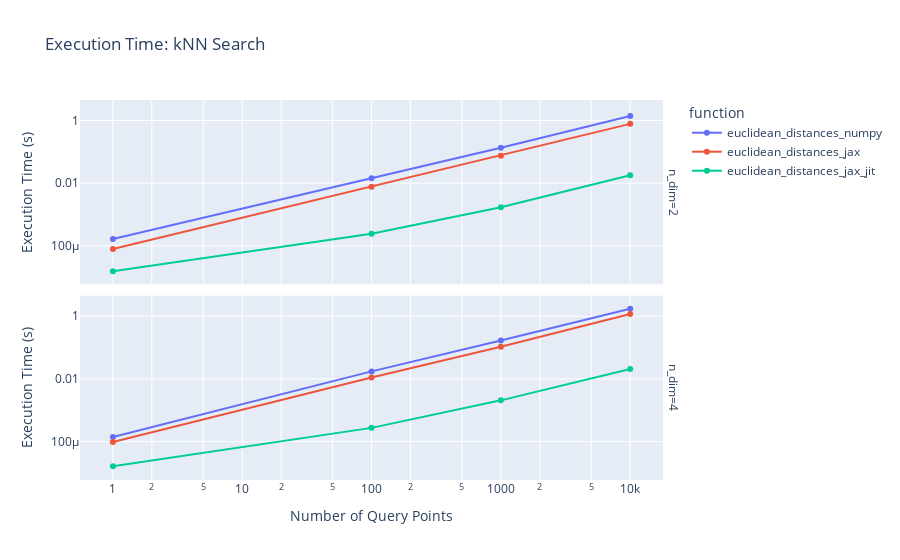

The code cell stored with this chart in its notebook:
### Code cell
px.line(
    euclidean_execution_times,
    x="n_query_points",
    y="execution_time",
    title="Execution Time: kNN Search",
    labels={"n_query_points": "Number of Query Points", "execution_time": "Execution Time (s)"},
    log_x=True,
    log_y=True,
    markers=True,
    color="function",
    facet_row="n_dim",
)

### Figure 1 — Plotly figure (JSON) as saved in the notebook; plotly's stock layout.template omitted (floating-point values rounded to 4 significant figures)
{"data": [{"hovertemplate": "function=euclidean_distances_numpy<br>n_dim=2<br>Number of Query Points=%{x}<br>Execution Time (s)=%{y}<extra></extra>", "legendgroup": "euclidean_distances_numpy", "line": {"color": "#636efa", "dash": "solid"}, "marker": {"symbol": "circle"}, "mode": "lines+markers", "name": "euclidean_distances_numpy", "orientation": "v", "showlegend": true, "type": "scatter", "x": [1, 100, 1000, 10000], "xaxis": "x2", "y": [0.0001656, 0.01428, 0.1344, 1.387], "yaxis": "y2"}, {"hovertemplate": "function=euclidean_distances_numpy<br>n_dim=4<br>Number of Query Points=%{x}<br>Execution Time (s)=%{y}<extra></extra>", "legendgroup": "euclidean_distances_numpy", "line": {"color": "#636efa", "dash": "solid"}, "marker": {"symbol": "circle"}, "mode": "lines+markers", "name": "euclidean_distances_numpy", "orientation": "v", "showlegend": false, "type": "scatter", "x": [1, 100, 1000, 10000], "xaxis": "x", "y": [0.0001401, 0.01737, 0.1689, 1.74], "yaxis": "y"}, {"hovertemplate": "function=euclidean_distances_jax<br>n_dim=2<br>Number of Query Points=%{x}<br>Execution Time (s)=%{y}<extra></extra>", "legendgroup": "euclidean_distances_jax", "line": {"color": "#EF553B", "dash": "solid"}, "marker": {"symbol": "circle"}, "mode": "lines+markers", "name": "euclidean_distances_jax", "orientation": "v", "showlegend": true, "type": "scatter", "x": [1, 100, 1000, 10000], "xaxis": "x2", "y": [7.959e-05, 0.007724, 0.07546, 0.7822], "yaxis": "y2"}, {"hovertemplate": "function=euclidean_distances_jax<br>n_dim=4<br>Number of Query Points=%{x}<br>Execution Time (s)=%{y}<extra></extra>", "legendgroup": "euclidean_distances_jax", "line": {"color": "#EF553B", "dash": "solid"}, "marker": {"symbol": "circle"}, "mode": "lines+markers", "name": "euclidean_distances_jax", "orientation": "v", "showlegend": false, "type": "scatter", "x": [1, 100, 1000, 10000], "xaxis": "x", "y": [9.673e-05, 0.01114, 0.1065, 1.17], "yaxis": "y"}, {"hovertemplate": "function=euclidean_distances_jax_jit<br>n_dim=2<br>Number of Query Points=%{x}<br>Execution Time (s)=%{y}<extra></extra>", "legendgroup": "euclidean_distances_jax_jit", "line": {"color": "#00cc96", "dash": "solid"}, "marker": {"symbol": "circle"}, "mode": "lines+markers", "name": "euclidean_distances_jax_jit", "orientation": "v", "showlegend": true, "type": "scatter", "x": [1, 100, 1000, 10000], "xaxis": "x2", "y": [1.545e-05, 0.0002449, 0.001709, 0.01783], "yaxis": "y2"}, {"hovertemplate": "function=euclidean_distances_jax_jit<br>n_dim=4<br>Number of Query Points=%{x}<br>Execution Time (s)=%{y}<extra></extra>", "legendgroup": "euclidean_distances_jax_jit", "line": {"color": "#00cc96", "dash": "solid"}, "marker": {"symbol": "circle"}, "mode": "lines+markers", "name": "euclidean_distances_jax_jit", "orientation": "v", "showlegend": false, "type": "scatter", "x": [1, 100, 1000, 10000], "xaxis": "x", "y": [1.624e-05, 0.0002743, 0.002071, 0.02064], "yaxis": "y"}], "layout": {"annotations": [{"font": {}, "showarrow": false, "text": "n_dim=4", "textangle": 90, "x": 0.98, "xanchor": "left", "xref": "paper", "y": 0.2425, "yanchor": "middle", "yref": "paper"}, {"font": {}, "showarrow": false, "text": "n_dim=2", "textangle": 90, "x": 0.98, "xanchor": "left", "xref": "paper", "y": 0.7575, "yanchor": "middle", "yref": "paper"}], "legend": {"title": {"text": "function"}, "tracegroupgap": 0}, "title": {"text": "Execution Time: kNN Search"}, "xaxis": {"anchor": "y", "domain": [0, 0.98], "title": {"text": "Number of Query Points"}, "type": "log"}, "xaxis2": {"anchor": "y2", "domain": [0, 0.98], "matches": "x", "showticklabels": false, "type": "log"}, "yaxis": {"anchor": "x", "domain": [0, 0.485], "title": {"text": "Execution Time (s)"}, "type": "log"}, "yaxis2": {"anchor": "x2", "domain": [0.515, 1], "matches": "y", "title": {"text": "Execution Time (s)"}, "type": "log"}}}
